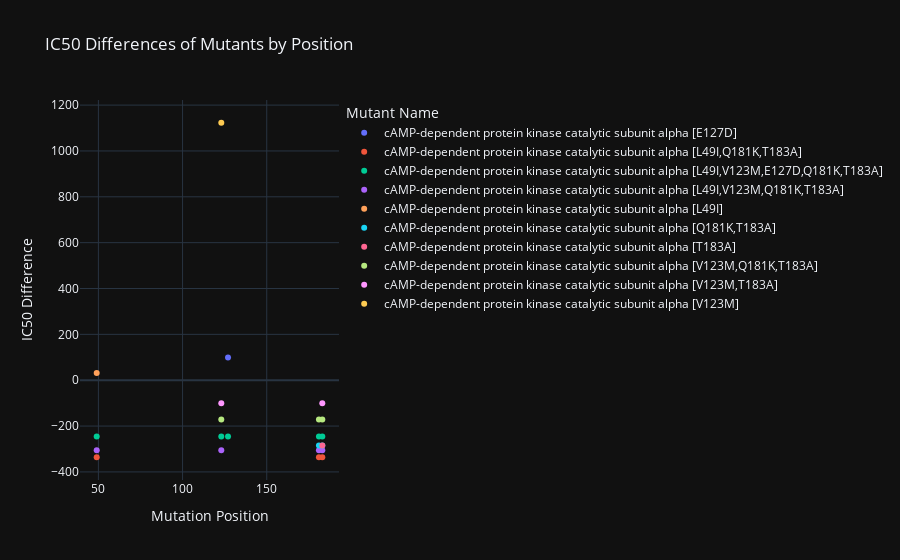
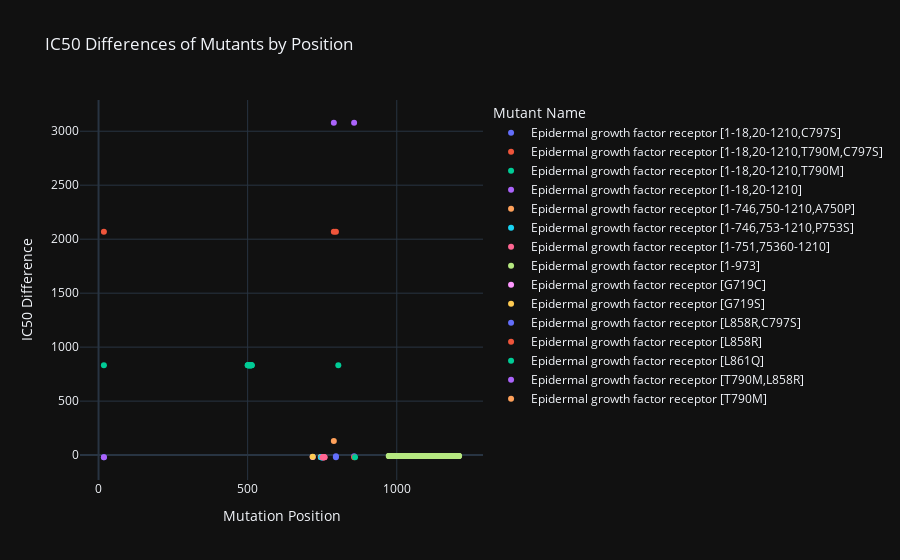
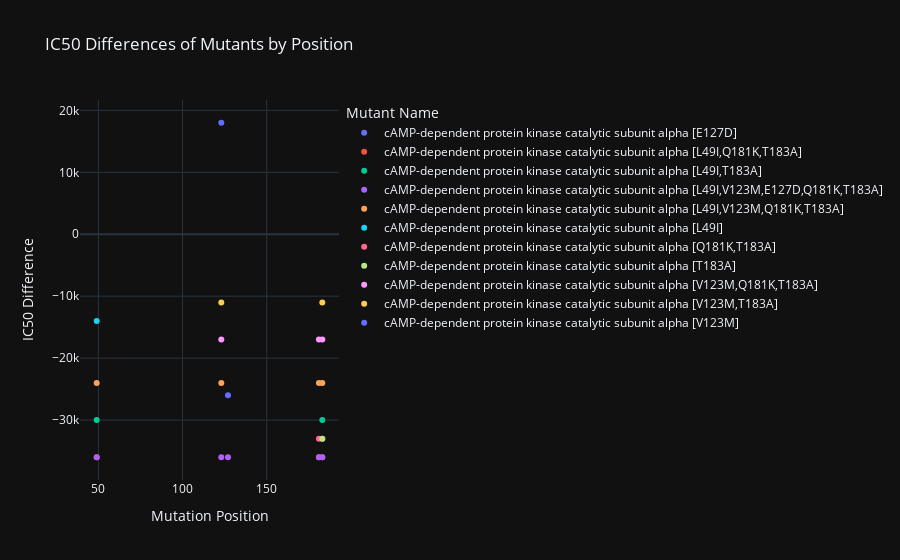
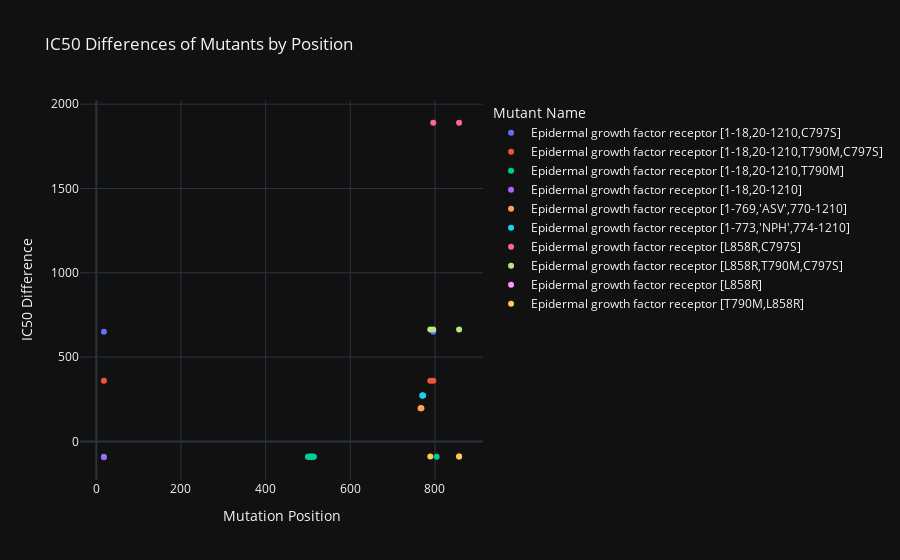

Here is the notebook cell these charts were saved with, in order:
### Code cell
amino_acid_dict = {
    'A': 'Alanine',
    'C': 'Cysteine',
    'D': 'Aspartic Acid',
    'E': 'Glutamic Acid',
    'F': 'Phenylalanine',
    'G': 'Glycine',
    'H': 'Histidine',
    'I': 'Isoleucine',
    'K': 'Lysine',
    'L': 'Leucine',
    'M': 'Methionine',
    'N': 'Asparagine',
    'P': 'Proline',
    'Q': 'Glutamine',
    'R': 'Arginine',
    'S': 'Serine',
    'T': 'Threonine',
    'V': 'Valine',
    'W': 'Tryptophan',
    'Y': 'Tyrosine'
}

def convert_aa_names(string):
    if string!='Deletion':
        aa1 = string.split(' -> ')[0]
        aa2 = string.split(' -> ')[1]
        return f'{amino_acid_dict[aa1]} -> {amino_acid_dict[aa2]}'
    else:
        return 'Deletion'

file_directory = 'src/data/pair_dfs'
saving_directory = 'src/plots'

for name in os.listdir(file_directory):
    path = os.path.join(file_directory, name)
    df_pair = pd.read_csv(path)
    df_pair.loc[df_pair.Type == 'gap','Mutation'] = 'Deletion'
    df_pair.Mutation = df_pair.Mutation.apply(convert_aa_names)
    # Creating and Saving IC50 plot
    fig = px.scatter(
        df_pair,
        x='Positions',  # x-axis is the mutation position
        y='IC50',  # y-axis is the IC50 value
        color='Mutant Name',  # color by the mutant name
        hover_name='Mutant Name',
        hover_data={'Positions': True, 'Mutation': True, 'IC50': True, 'Mutant Name':False},  # info to display on hover
        title='IC50 Differences of Mutants by Position',
        labels={'Positions': 'Mutation Position', 'IC50': 'IC50 Difference'},
    )

    # Customize layout if needed
    fig.update_layout(
        hovermode='closest',  # Ensure tooltips show up when hovering closest to a point
        xaxis_title='Mutation Position',
        yaxis_title='IC50 Difference',
        template='plotly_dark'  # Optional: use a dark theme (you can remove or change this)
    )

    # Show the interactive plot
    fig.show()
    saving_path = os.path.join(saving_directory, name.split('.')[0])
    fig.write_html(saving_path + '.html')
